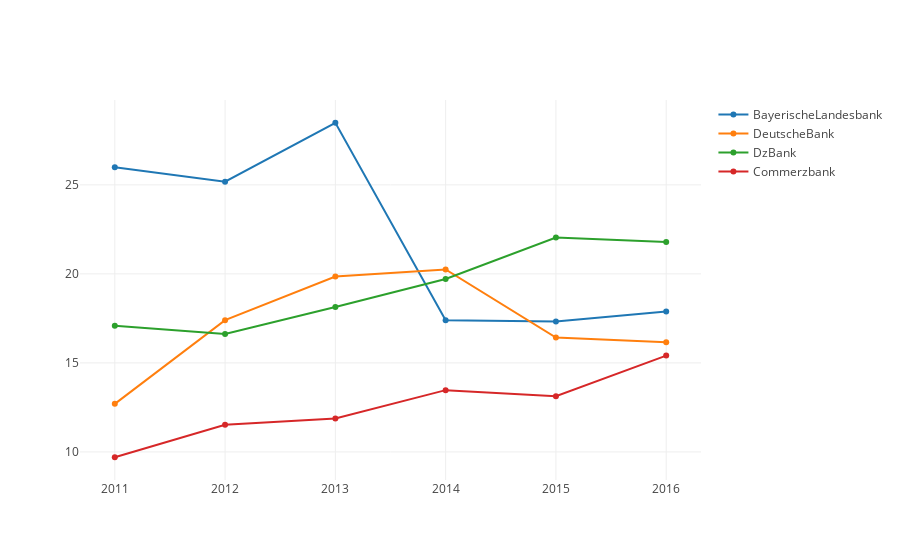

Notebook source saved alongside this figure:
### Markdown cell above
### Plot topic fluctuation throughout years for different banks.

### Code cell
years = [2011,2012, 2013, 2014, 2015, 2016]
values = []
traces = []
bank_of_interest = ['DeutscheBank', 'Commerzbank', 'BayerischeLandesbank', 'DzBank']
for key, value in bank_risks.items():
    if key not in bank_of_interest:
        continue
    newlist = sorted(bank_risks[key], key=lambda k: int(k['year']))
    for l in newlist:
        values.append(round(float(l['value']) * 100,2))
    if key != 'Commerzbank':
        values = values[1:]
    print (key)    
    print (values)
    trace = go.Scatter(
        x = years,
        y = values,
        mode = 'lines+markers',
        name = key
    )
    traces.append(trace)
    values = []
py.offline.iplot(traces, filename='scatter-mode.html')

### Figure 1 — Plotly figure (JSON) as saved in the notebook; plotly's stock layout.template omitted (floating-point values rounded to 4 significant figures)
{"data": [{"mode": "lines+markers", "name": "BayerischeLandesbank", "type": "scatter", "uid": "8ad7f88e-a3c9-11e8-8a3b-b14a76472061", "x": [2011, 2012, 2013, 2014, 2015, 2016], "y": [25.99, 25.18, 28.49, 17.39, 17.33, 17.89]}, {"mode": "lines+markers", "name": "DeutscheBank", "type": "scatter", "uid": "8ad7fb22-a3c9-11e8-8a3b-b14a76472061", "x": [2011, 2012, 2013, 2014, 2015, 2016], "y": [12.7, 17.4, 19.85, 20.25, 16.42, 16.16]}, {"mode": "lines+markers", "name": "DzBank", "type": "scatter", "uid": "8ad7fc9e-a3c9-11e8-8a3b-b14a76472061", "x": [2011, 2012, 2013, 2014, 2015, 2016], "y": [17.09, 16.62, 18.14, 19.71, 22.04, 21.79]}, {"mode": "lines+markers", "name": "Commerzbank", "type": "scatter", "uid": "8ad7fde8-a3c9-11e8-8a3b-b14a76472061", "x": [2011, 2012, 2013, 2014, 2015, 2016], "y": [9.7, 11.52, 11.88, 13.47, 13.13, 15.41]}], "layout": {}}
